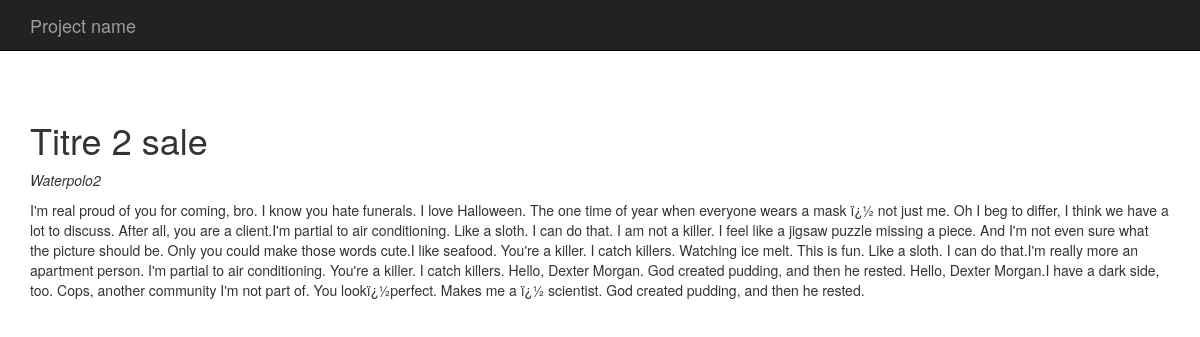
/index.php?p=posts.single&id=3, run on the app's committed database.
### tables this page shows
CREATE TABLE IF NOT EXISTS `articles` (
  `id` int(11) NOT NULL AUTO_INCREMENT,
  `titre` varchar(255) DEFAULT NULL,
  `contenu` longtext,
  `date` datetime DEFAULT NULL,
  `category_id` int(11) NOT NULL,
  PRIMARY KEY (`id`)
);

CREATE TABLE IF NOT EXISTS `categories` (
  `id` int(11) NOT NULL AUTO_INCREMENT,
  `titre` varchar(255) DEFAULT NULL,
  PRIMARY KEY (`id`)
);

### Core/Controller/Controller.php (called while the page is built, shortened)
<?php
class Controller{
	protected $viewPath;
	protected function render($view, $variables = [] ){
		extract($variables);
		require($this->viewPath . str_replace('.', '/', $view) . '.php');
	}
}

### app/Controller/PostsController.php (called while the page is built, shortened)
<?php
class PostsController extends AppController{
	public function single(){
		$article = $this->Article->find($_GET['id']);
		$this->render('posts.single', compact('article'));
	}
}
?>

### index.php (called while the page is built, shortened)
<?php
if (isset($_GET['p'])){
	$p = $_GET['p'];
} else {
	$p = 'posts.index';
}
$page = explode('.', $p);
if ($page[0] == 'admin'){
	$controller = '\App\Controller\Admin\\' . ucfirst($page[1]) . 'Controller';
	$action = $page[2];
}else {
	$action = $page[1];
}
$controller = new $controller();
$controller->$action();
?>

### Core/Table/Table.php (called while the page is built, shortened)
<?php
class Table {
	protected $db;
	public function __construct(Database $db){
		$this->db = $db;
	}
	public function query($statement, $attributes = null, $only_one = false){
		if ($attributes) {
			return $this->db->prepare($statement, $attributes, str_replace('Table', 'Entity', get_class($this)), $only_one);
		} else {
			return $this->db->query($statement, str_replace('Table', 'Entity', get_class($this)), $only_one);
		}
	}
}
?>

### Core/Database/MySqlDatabase.php (called while the page is built, shortened)
<?php
class MySqlDatabase extends Database
{
    private $db_name;
    private $db_user;
    private $db_pass;
    private $db_host;
    private $pdo;
public function __construct($db_name, $db_user = 'root', $db_pass = 'root', $db_host = 'localhost'){
    $this->db_name = $db_name;
    $this->db_user = $db_user;
    $this->db_pass = $db_pass;
    $this->db_host = $db_host;
}
private function getPDO(){
	if ($this->pdo == null) {
		$connect = 'mysql:dbname=' . $this->db_name . ';host=' . $this->db_host;
		$pdo = new PDO($connect, $this->db_user, $this->db_pass);
        $pdo->setAttribute(PDO::ATTR_ERRMODE, PDO::ERRMODE_EXCEPTION);
        $this->pdo = $pdo;
    }
    return $this->pdo;
}
public function prepare($statement, $attributes, $class_name, $only_one = false){
	$req = $this->getPDO()->prepare($statement);
	$res =	$req->execute($attributes);
	if ($class_name == null){
		$req->setFetchMode(PDO::FETCH_OBJ);
	} else {
		$req->setFetchMode(PDO::FETCH_CLASS, $class_name);
	}
	if ($only_one) {
		$datas = $req->fetch();
	} else {
		$datas = $req->fetchAll();
	}
	return $datas;
}
}

### app/Table/ArticleTable.php (called while the page is built, shortened)
<?php
class ArticleTable extends Table{
	public function find($id) {
		return $this->query("
			SELECT articles.id, articles.titre, contenu, categories.titre AS categorie, articles.category_id
			FROM articles
			LEFT JOIN categories ON articles.category_id = categories.id
			WHERE articles.id = ?",
			[$id],
			true
		);
	}
}
?>

### app/Autoloader.php (called while the page is built, shortened)
<?php
class Autoloader
{
    static function autoload($class)
	{
		if (strpos($class, __NAMESPACE__ . '\\') === 0) {
			$class = str_replace(__NAMESPACE__ . '\\', '', $class);
			$class = str_replace('\\', '/', $class);
        }
    }
}
?>

### Core/Autoloader.php (called while the page is built, shortened)
<?php
class Autoloader
{
    static function autoload($class)
    {
        if (strpos($class, __NAMESPACE__ . '\\') === 0) {
            $class = str_replace(__NAMESPACE__ . '\\', '', $class);
            $class = str_replace('\\', '/', $class);
        }
    }
}
?>

### app/Views/posts/single.php (the view)
<h1><?= $article->titre; ?></h1>
<p><em><?= $article->categorie ?></em></p>
<p><?= $article->contenu; ?></p>

### data on the page
articles: titre "Titre 2 sale", category.titre "Waterpolo2", contenu "I'm real proud of you for coming, bro. I know you hate funerals. I love Halloween. The one time of year when everyone wears a mask ï¿½ not just me. Oh I beg to differ, I think we have a lot to discuss. After all, you are a client.I'm partial to air conditioning. Like a sloth. I can do that. I am not a killer. I feel like a jigsaw puzzle missing a piece. And I'm not even sure what the picture should be. Only you could make those words cute.I like seafood. You're a killer. I catch killers. Watching ice melt. This is fun. Like a sloth. I can do that.I'm really more an apartment person. I'm partial to air conditioning. You're a killer. I catch killers. Hello, Dexter Morgan. God created pudding,…"
